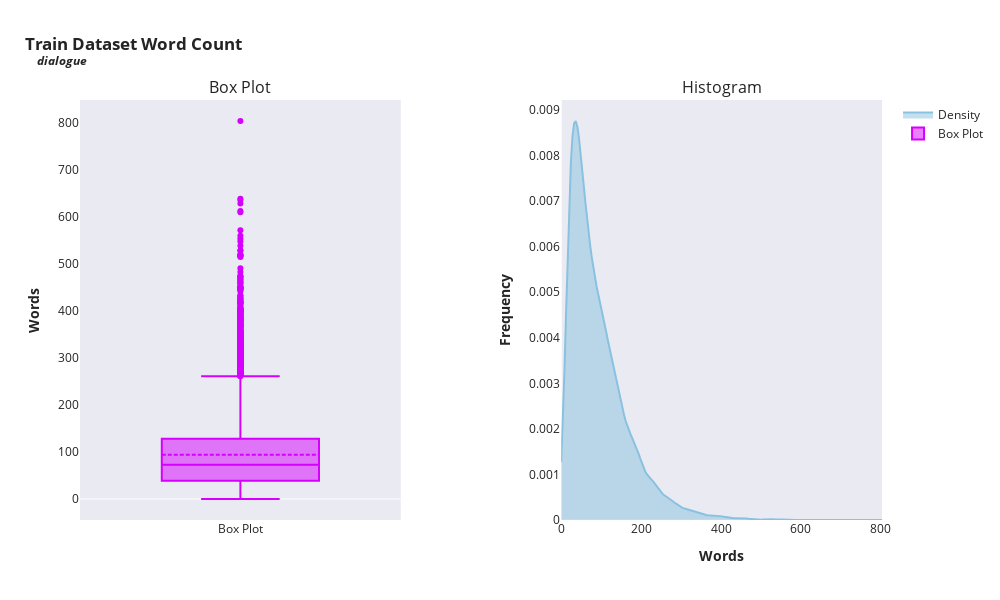
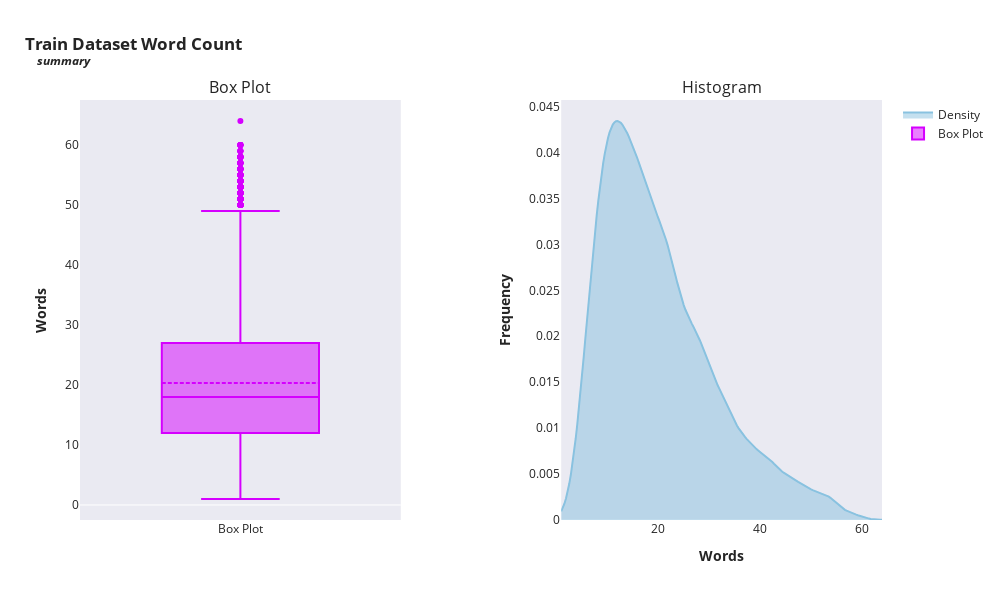

Notebook code cell kept with these figures, in order:
### Code cell
df_text_lenght = pd.DataFrame() # Creating an empty dataframe
for feat in categorical_features: # Iterating through features --> Dialogue & Summary
    df_text_lenght[feat] = train[feat].apply(lambda x: len(str(x).split())) #  Counting words for each feature

# Plotting histogram-boxplot
histogram_boxplot(df_text_lenght,'#89c2e0', '#d500ff', 600, 1000, True, 'Train Dataset')

### Figure 1 — Plotly figure (JSON) as saved in the notebook; plotly's stock layout.template omitted (floating-point values rounded to 4 significant figures; data arrays with more than 128 entries replaced by an {"elided": "..."} marker saying what was removed)
{"data": [{"fill": "tozeroy", "line": {"color": "#89c2e0"}, "mode": "lines", "name": "Density", "x": {"elided": "200 float values"}, "y": {"elided": "200 float values"}, "type": "scatter", "xaxis": "x2", "yaxis": "y2"}, {"boxmean": true, "line": {"color": "#d500ff"}, "name": "Box Plot", "y": {"elided": "14732 int values"}, "type": "box", "xaxis": "x", "yaxis": "y"}], "layout": {"xaxis": {"anchor": "y", "domain": [0, 0.4], "title": {"text": ""}, "showgrid": false}, "yaxis": {"anchor": "x", "domain": [0, 1], "title": {"text": "<b>Words</b>"}, "showgrid": false}, "xaxis2": {"anchor": "y2", "domain": [0.6, 1], "title": {"text": "<b>Words</b>"}, "showgrid": false}, "yaxis2": {"anchor": "x2", "domain": [0, 1], "title": {"text": "<b>Frequency</b>"}, "showgrid": false}, "annotations": [{"font": {"size": 16}, "showarrow": false, "text": "Box Plot", "x": 0.2, "xanchor": "center", "xref": "paper", "y": 1, "yanchor": "bottom", "yref": "paper"}, {"font": {"size": 16}, "showarrow": false, "text": "Histogram", "x": 0.8, "xanchor": "center", "xref": "paper", "y": 1, "yanchor": "bottom", "yref": "paper"}], "title": {"text": "<b>Train Dataset Word Count<br><sup><i>&nbsp;&nbsp;&nbsp;&nbsp;dialogue</i></sup></b>", "x": 0.025, "xanchor": "left"}, "margin": {"t": 100}, "showlegend": true, "height": 600, "width": 1000}}

### Figure 2 — Plotly figure (JSON) as saved in the notebook; plotly's stock layout.template omitted (floating-point values rounded to 4 significant figures; data arrays with more than 128 entries replaced by an {"elided": "..."} marker saying what was removed)
{"data": [{"fill": "tozeroy", "line": {"color": "#89c2e0"}, "mode": "lines", "name": "Density", "x": {"elided": "200 float values"}, "y": {"elided": "200 float values"}, "type": "scatter", "xaxis": "x2", "yaxis": "y2"}, {"boxmean": true, "line": {"color": "#d500ff"}, "name": "Box Plot", "y": {"elided": "14732 int values"}, "type": "box", "xaxis": "x", "yaxis": "y"}], "layout": {"xaxis": {"anchor": "y", "domain": [0, 0.4], "title": {"text": ""}, "showgrid": false}, "yaxis": {"anchor": "x", "domain": [0, 1], "title": {"text": "<b>Words</b>"}, "showgrid": false}, "xaxis2": {"anchor": "y2", "domain": [0.6, 1], "title": {"text": "<b>Words</b>"}, "showgrid": false}, "yaxis2": {"anchor": "x2", "domain": [0, 1], "title": {"text": "<b>Frequency</b>"}, "showgrid": false}, "annotations": [{"font": {"size": 16}, "showarrow": false, "text": "Box Plot", "x": 0.2, "xanchor": "center", "xref": "paper", "y": 1, "yanchor": "bottom", "yref": "paper"}, {"font": {"size": 16}, "showarrow": false, "text": "Histogram", "x": 0.8, "xanchor": "center", "xref": "paper", "y": 1, "yanchor": "bottom", "yref": "paper"}], "title": {"text": "<b>Train Dataset Word Count<br><sup><i>&nbsp;&nbsp;&nbsp;&nbsp;summary</i></sup></b>", "x": 0.025, "xanchor": "left"}, "margin": {"t": 100}, "showlegend": true, "height": 600, "width": 1000}}
